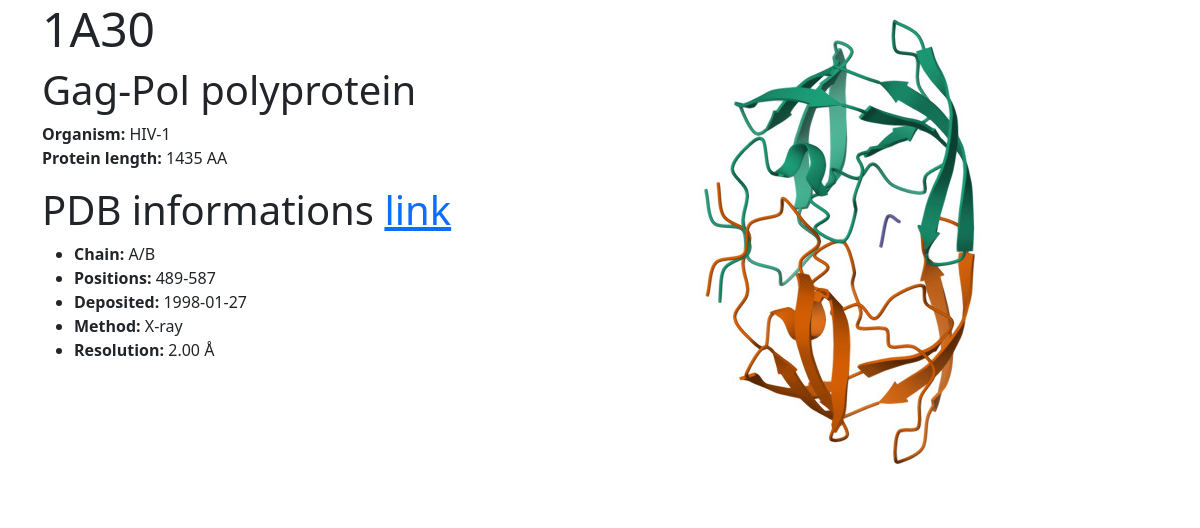
Screenshot of /html/examples/link2pdb_bs.php with the database file from the repository.
### tables this page shows
create table Protein(proteinID int not null auto_increment,  
	            	name char(50) not null,
		    		organism char(30) not null,
		    		len int not null,
					fav int not null,
		    		primary key(proteinID));

create table PDB(pdbID char(4) not null,
				method char(20) not null,
				resolution float,
				chain char(20) not null,
                positions char(10) not null,
				deposited date not null,      
                class char(30),
                url text,                     
		 		primary key(PDBID));

### html/examples/link2pdb_bs.php (the view, shortened to what this page needs)
<!DOCTYPE html>
<html lang="ja">
<head>
<link href="https://cdn.jsdelivr.net/npm/bootstrap@5.0.2/dist/css/bootstrap.min.css" rel="stylesheet">
</head>
<body>
<?php
require('login.php');
$pdbID = (isset($_GET['pdbID']) && $_GET['pdbID'] !== "") ? $_GET['pdbID'] : "%";
$sql = "
select PDB.pdbID, PDB.method, PDB.resolution,PDB.chain,PDB.positions,PDB.deposited,PDB.class,PDB.url,Protein.name, Protein.organism,Protein.len
from PDB natural join PDB2Protein natural join Protein
where (PDB.pdbID like :id)
";
try{
        $stmh=$pdo->prepare($sql);
	$stmh->bindvalue(":id","%{$pdbID}%",PDO::PARAM_STR);
        $stmh->execute();
} catch(PDOException $Exception){
        die("DB検索エラー:".$Exception->getMessage());
}
$result=$stmh->fetchAll(PDO::FETCH_ASSOC);
?>
<head>
</head>
<body>
<div class="container">
 <div class="row">
  <div class="col-6">
<h1 class="display-5"><?=$result[0]["pdbID"]?></h1>
<h3 class="display-6"><?=$result[0]["name"]?></h3>
<p><b>Organism:</b> <?=$result[0]["organism"]?></br>
<b>Protein length:</b> <?=$result[0]["len"]?> AA</p>
<h3 class="display-6">PDB informations <a href="<?=$result[0]["url"]?>" target="_blank">link</a></h3>
<?php
print "<ul><li><b>Chain:</b> ".$result[0]["chain"]."</li>";
print "<li><b>Positions:</b> ".$result[0]["positions"]."</li>";
print "<li><b>Deposited:</b> ".$result[0]["deposited"]."</li>";
print "<li><b>Method:</b> ".$result[0]["method"]."</li>";
print "<li><b>Resolution:</b> ";
printf("%.2f",$result[0]["resolution"]);
print " &Aring;</li></ul>";
?>
</div>
<div class="col-6">
<img class="img-fluid" src="./pic/<?=$result[0]["pdbID"]?>.jpeg">
</div>
</div>
</div>
</body>
</html>

### rows the page displays
protein: name "Gag-Pol polyprotein", organism "HIV-1", len "1435"
pdb: chain "A/B", positions "489-587", deposited "1998-01-27", method "X-ray", resolution "2.00", pdbID (picture)
